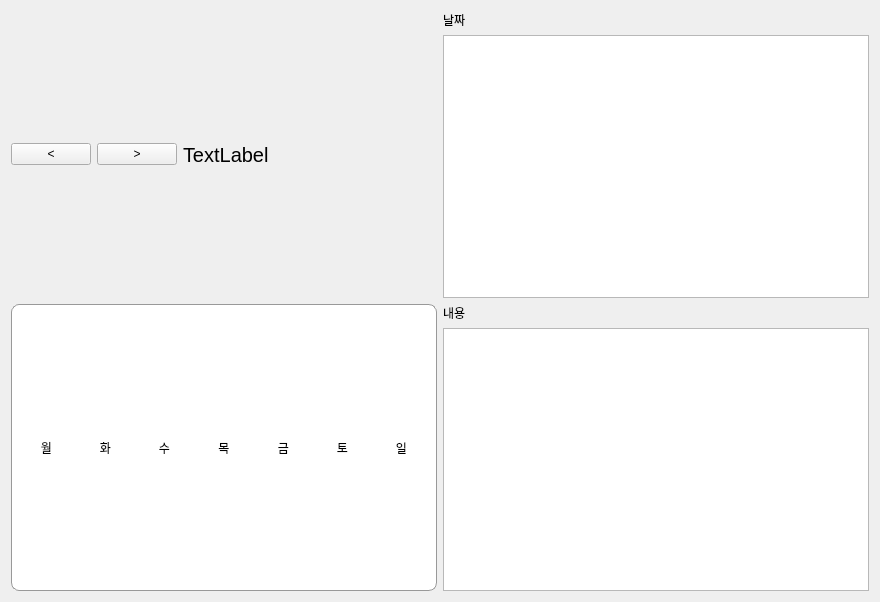
<?xml version="1.0" encoding="UTF-8"?>
<ui version="4.0">
 <class>Calendar</class>
 <widget class="QWidget" name="Calendar">
  <property name="geometry">
   <rect>
    <x>0</x>
    <y>0</y>
    <width>880</width>
    <height>602</height>
   </rect>
  </property>
  <property name="minimumSize">
   <size>
    <width>300</width>
    <height>400</height>
   </size>
  </property>
  <property name="windowTitle">
   <string>Form</string>
  </property>
  <property name="styleSheet">
   <string notr="true"/>
  </property>
  <layout class="QHBoxLayout" name="horizontalLayout">
   <item>
    <layout class="QGridLayout" name="mainLayout">
     <item row="1" column="0">
      <widget class="QWidget" name="calenderWidget" native="true">
       <property name="styleSheet">
        <string notr="true">QWidget {
    border: 1px solid #999;
    border-radius: 8px;
    background-color: white;
}</string>
       </property>
       <layout class="QVBoxLayout" name="verticalLayout_2">
        <item>
         <layout class="QHBoxLayout" name="horizontalLayout_3">
          <item>
           <widget class="QLabel" name="label">
            <property name="styleSheet">
             <string notr="true">    border: none;</string>
            </property>
            <property name="text">
             <string>월</string>
            </property>
            <property name="alignment">
             <set>Qt::AlignmentFlag::AlignCenter</set>
            </property>
           </widget>
          </item>
          <item>
           <widget class="QLabel" name="label_2">
            <property name="styleSheet">
             <string notr="true">    border: none;</string>
            </property>
            <property name="text">
             <string>화</string>
            </property>
            <property name="alignment">
             <set>Qt::AlignmentFlag::AlignCenter</set>
            </property>
           </widget>
          </item>
          <item>
           <widget class="QLabel" name="label_3">
            <property name="styleSheet">
             <string notr="true">    border: none;</string>
            </property>
            <property name="text">
             <string>수</string>
            </property>
            <property name="alignment">
             <set>Qt::AlignmentFlag::AlignCenter</set>
            </property>
           </widget>
          </item>
          <item>
           <widget class="QLabel" name="label_4">
            <property name="styleSheet">
             <string notr="true">    border: none;</string>
            </property>
            <property name="text">
             <string>목</string>
            </property>
            <property name="alignment">
             <set>Qt::AlignmentFlag::AlignCenter</set>
            </property>
           </widget>
          </item>
          <item>
           <widget class="QLabel" name="label_5">
            <property name="styleSheet">
             <string notr="true">    border: none;</string>
            </property>
            <property name="text">
             <string>금</string>
            </property>
            <property name="alignment">
             <set>Qt::AlignmentFlag::AlignCenter</set>
            </property>
           </widget>
          </item>
          <item>
           <widget class="QLabel" name="label_6">
            <property name="styleSheet">
             <string notr="true">    border: none;</string>
            </property>
            <property name="text">
             <string>토</string>
            </property>
            <property name="alignment">
             <set>Qt::AlignmentFlag::AlignCenter</set>
            </property>
           </widget>
          </item>
          <item>
           <widget class="QLabel" name="label_7">
            <property name="styleSheet">
             <string notr="true">    border: none;</string>
            </property>
            <property name="text">
             <string>일</string>
            </property>
            <property name="alignment">
             <set>Qt::AlignmentFlag::AlignCenter</set>
            </property>
           </widget>
          </item>
         </layout>
        </item>
        <item>
         <layout class="QGridLayout" name="calendarGridLayout"/>
        </item>
       </layout>
      </widget>
     </item>
     <item row="0" column="0">
      <layout class="QHBoxLayout" name="horizontalLayout_2">
       <item>
        <widget class="QPushButton" name="prevMonthButton">
         <property name="text">
          <string>&lt;</string>
         </property>
        </widget>
       </item>
       <item>
        <widget class="QPushButton" name="nextMonthButton">
         <property name="text">
          <string>&gt;</string>
         </property>
        </widget>
       </item>
       <item>
        <widget class="QLabel" name="monthLabel">
         <property name="styleSheet">
          <string notr="true">font-size : 15pt</string>
         </property>
         <property name="text">
          <string>TextLabel</string>
         </property>
        </widget>
       </item>
       <item>
        <spacer name="horizontalSpacer">
         <property name="orientation">
          <enum>Qt::Orientation::Horizontal</enum>
         </property>
         <property name="sizeHint" stdset="0">
          <size>
           <width>40</width>
           <height>20</height>
          </size>
         </property>
        </spacer>
       </item>
      </layout>
     </item>
    </layout>
   </item>
   <item>
    <layout class="QVBoxLayout" name="verticalLayout_3">
     <item>
      <widget class="QLabel" name="titleLabel">
       <property name="text">
        <string>날짜</string>
       </property>
      </widget>
     </item>
     <item>
      <widget class="QTableWidget" name="tableWidget">
       <property name="minimumSize">
        <size>
         <width>190</width>
         <height>200</height>
        </size>
       </property>
      </widget>
     </item>
     <item>
      <widget class="QLabel" name="content2Label">
       <property name="text">
        <string>내용</string>
       </property>
      </widget>
     </item>
     <item>
      <widget class="QTextEdit" name="textEdit">
       <property name="readOnly">
        <bool>true</bool>
       </property>
      </widget>
     </item>
    </layout>
   </item>
  </layout>
 </widget>
 <resources/>
 <connections/>
</ui>
